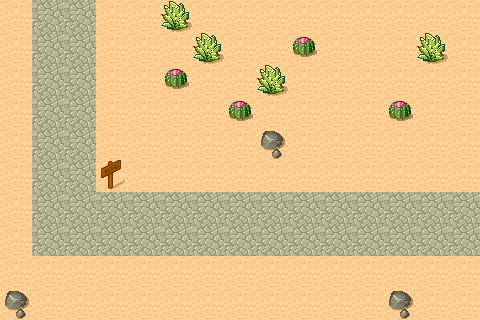

This is a level from a 2D game, rendered from its Tiled map with the project's own tilesets. A one-line summary and the map file follow, with tile-layer data summarised:
An orthogonal 15x10 tile map with 32x32 px tiles, 1 tile layer (Background) and 3 objects (Waypoint0, Waypoint1, Waypoint2).

<map version="1.0" orientation="orthogonal" width="15" height="10" tilewidth="32" tileheight="32">
 <tileset firstgid="1" name="smallTiles" tilewidth="32" tileheight="32" spacing="1" margin="1">
  <image source="tmw_desert_spacing.png" width="265" height="199" />
  <tile id="29">
   <properties>
    <property name="Buildable" value="1" />
   </properties>
  </tile>
 </tileset>
 <layer name="Background" width="15" height="10">
  <data>[150 cells, 150 non-empty, 6 distinct tile ids]</data>
 </layer>
 <objectgroup name="Objects" width="15" height="10">
  <object name="Waypoint0" x="64" y="0" />
  <object name="Waypoint1" x="64" y="224" />
  <object name="Waypoint2" x="480" y="224" />
 </objectgroup>
</map>
